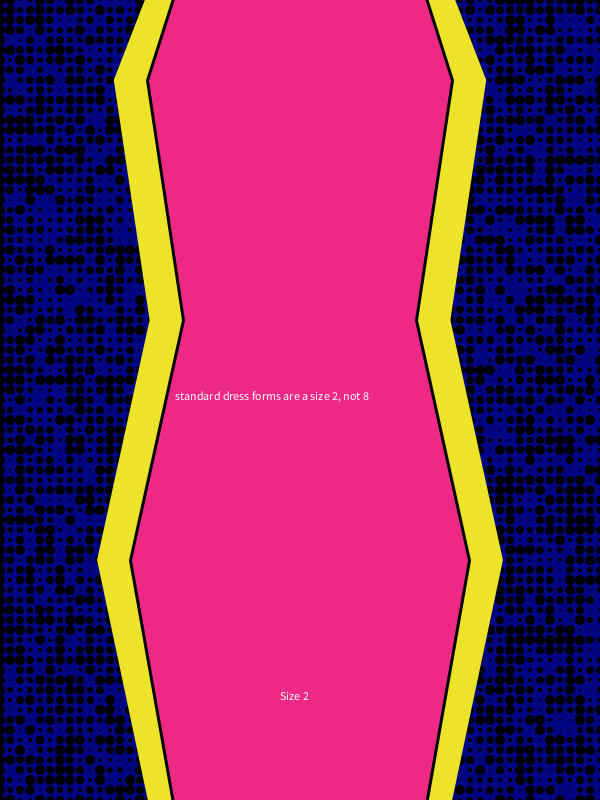
Frame 1 (no input)
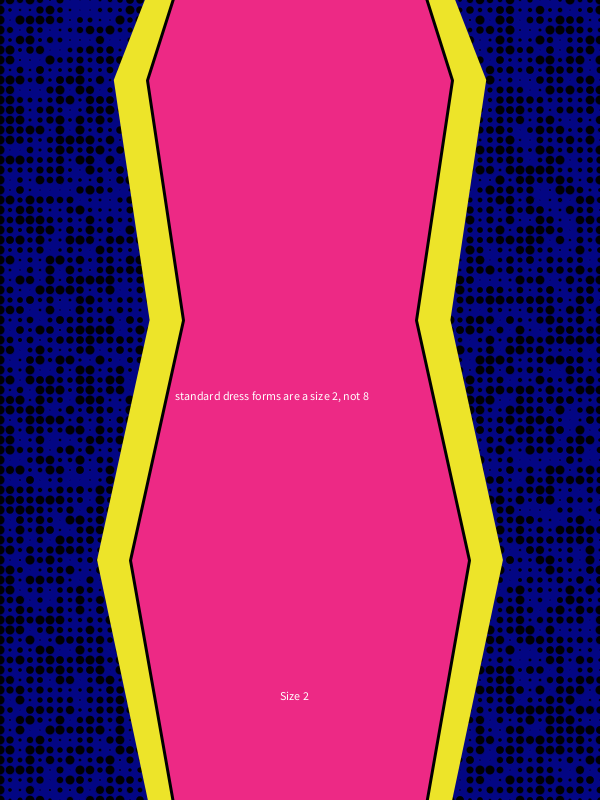
Frame 60 (the mouse pressed at the canvas centre just before this capture)
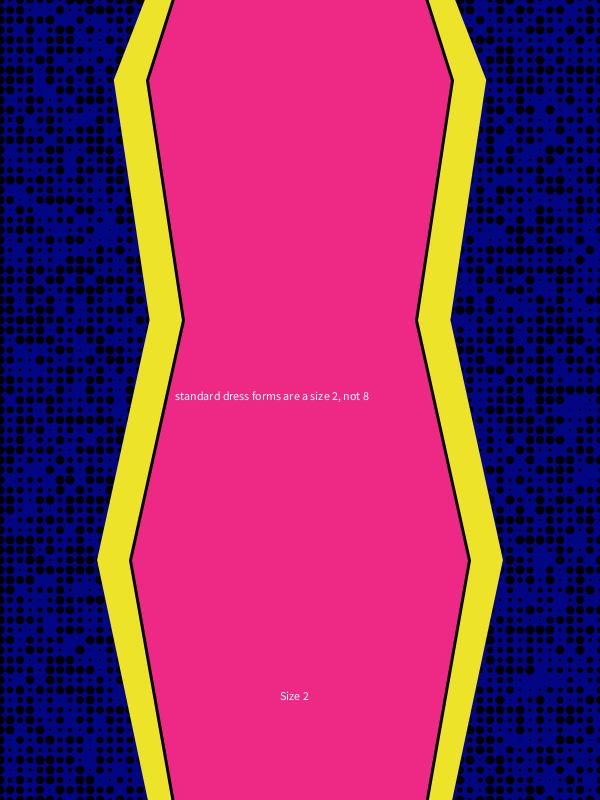
Frame 120 (the mouse held since frame 60 and released just before this capture)

The Processing sketch that drew these frames (run headless with seeded random() and noise(); from frame 60 on, the mouse is pressed at the canvas centre):

// Processing sketch: bust_waist_hip
// ── bust_waist_hip.pde
float b;
float w;
float h;
int cSize;
int x; 
int y;
int angle;


void setup () {
  background (255);
  size (600,800);
  smooth();
  cSize =2;
  x=0;
  y=0;
  angle=0;  
}

void draw (){
background (3,6,131);
fill (0);
 float ellSize = 0;
 for (int x = 0; x<width+10; x+=10){
   for (int y = 0; y<height+10; y+=10){
     ellSize = cos(x*random (20)*sin (random (50)+y))*9;
    ellipse (x,y,ellSize,ellSize); //the background pattern. 
   }
   }

pushMatrix();// the main figure controls. 
  translate (width/2,-400);
  scale (30,30);
  noStroke();
  fill (237,228,41);
  size (14);
  stroke(0);
  strokeWeight (.1);
  fill(237,41,133);
  size (cSize);//figure functions are on the next page. 
popMatrix();  
  
fill(255);

String s1 = "Size "; //changes the size at the bottom of the page. 
//int i = cSize; 
String sc1 = s1 + cSize; 
text (sc1,width/2-20, height-100);

fill (255);	
switch (cSize) {//case changes the words in relation to cSize
  case 0: 
   text ("size of average runway model", width/2-100, height/2);  
    break;
  case 2: 
   text ("standard dress forms are a size 2, not 8", width/2-125, height/2);  
    break;
  case 4: 
   text ("average size of a store mannequin", width/2-100, height/2);  
    break;
  case 6: 
   text ("marilyn monroe was a size 6, not a 12", width/2-120, height/2);  
    break;
    case 8: 
   text ("the size of the average plus size model", width/2-120, height/2);  
    break;
  case 10: 
   text ("the largest size for most designer clothes", width/2-120, height/2);  
    break;
  case 14: 
   text ("the average american woman is a size 14", width/2-120, height/2);  
    break;
  case 16: 
   text ("not available in your average clothing store", width/2-140, height/2);  
    break;
    case 30: 
   text ("60% of american women wear size 14 and larger", width/2-150, height/2);  
    break;
  }


   
}  
  void keyPressed () {//key controls. 
  if (key == CODED) {
   if (keyCode == UP) {
     cSize +=2; 
    if (cSize >=30){
      cSize=30;
    }
    } else if (keyCode == DOWN) {
     cSize-=2;
    if (cSize <=0){
      cSize=0;
    }
    }
    }
}
  


// ── draw_figure.pde
void figure (float b, float w, float h){
  
  b= b/2/PI;
  w= w/2/PI;
  h= h/2/PI;
  
  beginShape();
  vertex (0, 0);
  vertex (b, 16);
  vertex (w, 24); 
  vertex (h,32);
  vertex (0,64);
  vertex (-h,32);
  vertex (-w, 24);
  vertex (-b, 16);
  endShape(CLOSE);
  
  //for (int i=0; i<;i+=10)

}

void size (int size){
 if (size==0){   
 figure (30,22,32);
 }
 
 if (size==2){ 
 figure (32, 24.5, 35.5);
 }
 if (size==4){ 
 figure (34, 25.5, 36.5);
 }
 if (size==6){ 
 figure (34, 26.5, 37.5);
 }
 if (size==8){ 
 figure (35, 27.5, 38.5);
 }
 if (size==10){ 
 figure (36, 28.5, 39.5);
 }
 if (size==12){ 
 figure (37.5 ,30, 41);
 }
 if (size==14){ 
 figure (39, 31.5, 42.5);
 }
 if (size==16){ 
 figure (40.5, 33,44);
 }
 if (size==18){ 
 figure (42,35,44);
 }
 if (size==20){ 
 figure (44,37,46);
 }
 if (size==22){ 
 figure (46,39,48);
 }
if (size==24){ 
 figure (48,41.5,50);
 }
if (size==26){ 
 figure (50,44,52);
 }
if (size==28){ 
 figure (52,46.5,54);
 }
if (size==30){ 
 figure (54,49,56);
 }


}
